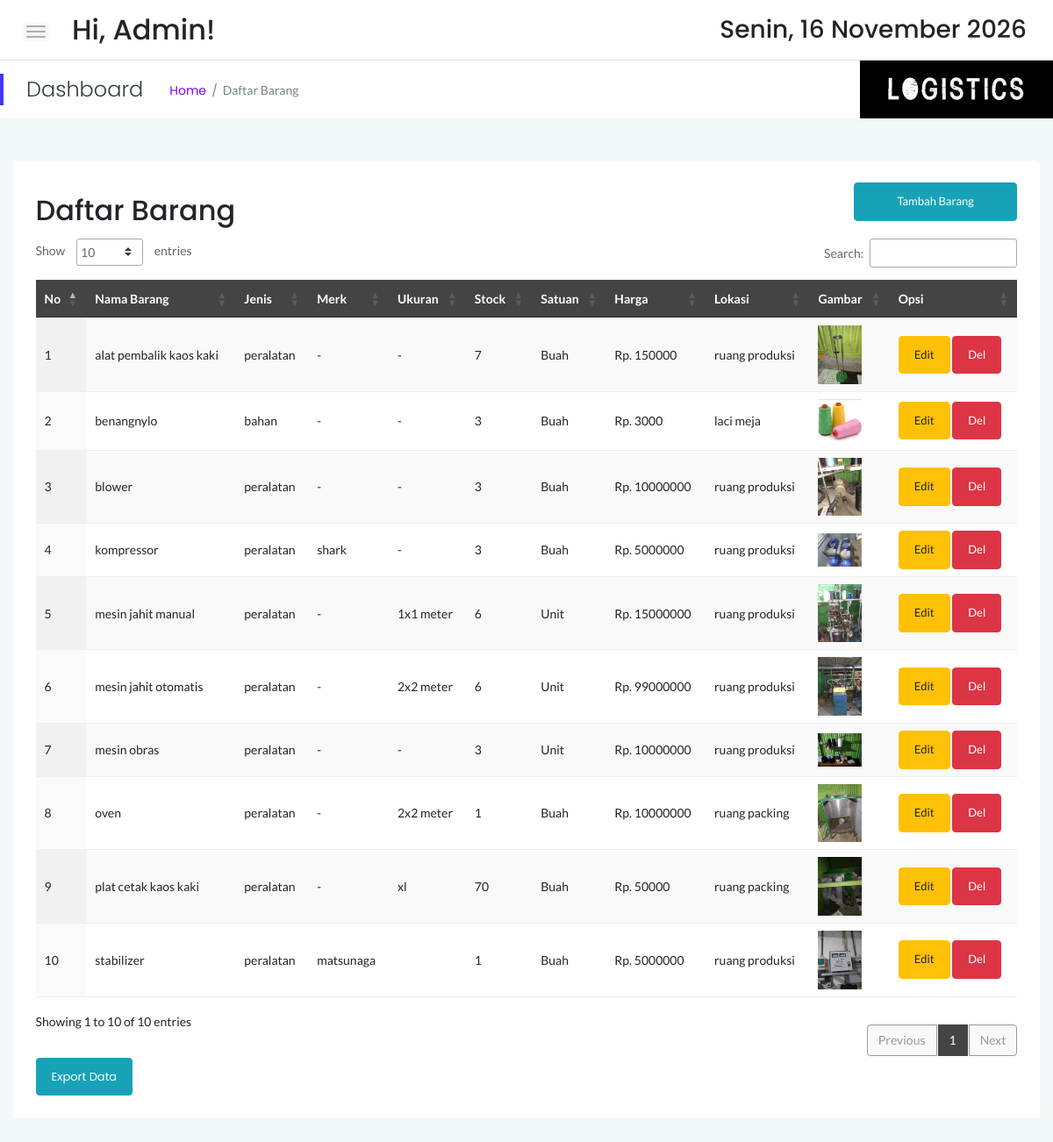
Screenshot of /stock/stock.php (signed in) with the database file from the repository.
### tables this page shows
CREATE TABLE `sstock_brg` (
  `idx` int(11) NOT NULL,
  `nama` varchar(55) NOT NULL,
  `jenis` varchar(30) NOT NULL,
  `merk` varchar(40) NOT NULL,
  `ukuran` varchar(20) NOT NULL,
  `stock` int(12) NOT NULL,
  `satuan` varchar(10) NOT NULL,
  `harga` varchar(20) NOT NULL,
  `lokasi` varchar(55) NOT NULL,
  `gambar` blob NOT NULL
);

### stock/stock.php (the view, shortened to what this page needs)
<!doctype html>
<html class="no-js" lang="en">
<?php
    include '../dbconnect.php';
	?>
<head>
    <link rel="stylesheet" href="assets/css/bootstrap.min.css">
    <link rel="stylesheet" href="assets/css/font-awesome.min.css">
    <link rel="stylesheet" href="assets/css/themify-icons.css">
    <link rel="stylesheet" href="assets/css/metisMenu.css">
    <link rel="stylesheet" href="assets/css/owl.carousel.min.css">
    <link rel="stylesheet" href="assets/css/slicknav.min.css">
    <link rel="stylesheet" href="https://www.amcharts.com/lib/3/plugins/export/export.css" type="text/css" media="all" />
	<link rel="stylesheet" type="text/css" href="https://cdn.datatables.net/1.10.19/css/jquery.dataTables.min.css">
    <link rel="stylesheet" type="text/css" href="https://cdn.datatables.net/1.10.19/css/jquery.dataTables.css">
    <link rel="stylesheet" type="text/css" href="https://cdn.datatables.net/1.10.18/css/dataTables.bootstrap4.min.css">
    <link rel="stylesheet" type="text/css" href="https://cdn.datatables.net/responsive/2.2.3/css/responsive.bootstrap.min.css">
    <link rel="stylesheet" type="text/css" href="https://cdn.datatables.net/responsive/2.2.3/css/responsive.jqueryui.min.css">
	<link rel="stylesheet" type="text/css" href="https://cdn.datatables.net/buttons/1.5.2/css/buttons.dataTables.min.css">
    <link rel="stylesheet" href="assets/css/typography.css">
    <link rel="stylesheet" href="assets/css/default-css.css">
    <link rel="stylesheet" href="assets/css/styles.css">
    <link rel="stylesheet" href="assets/css/responsive.css">
</head>
<body>
    <div class="page-container">
        <div class="main-content">
            <div class="header-area">
                <div class="row align-items-center">
                    <div class="col-md-6 col-sm-8 clearfix">
                        <div class="nav-btn pull-left">
                            <span></span>
                            <span></span>
                            <span></span>
                        </div>
                        <div class="search-box pull-left">
                            <form action="#">
                                <h2>Hi, <?=$_SESSION['user'];?>!</h2>
                            </form>
                        </div>
                    </div>
                    <div class="col-md-6 col-sm-4 clearfix">
                        <ul class="notification-area pull-right">
                            <li><h3><div class="date">
						</b></div></h3>
						</li>
                        </ul>
                    </div>
                </div>
            </div>
            <div class="page-title-area">
                <div class="row align-items-center">
                    <div class="col-sm-6">
                        <div class="breadcrumbs-area clearfix">
                            <h4 class="page-title pull-left">Dashboard</h4>
                            <ul class="breadcrumbs pull-left">
                                <li><a href="index.php">Home</a></li>
                                <li><span>Daftar Barang</span></li>
                            </ul>
                        </div>
                    </div>
                    <div class="col-sm-6 clearfix">
                        <div class="user-profile pull-right" style="color:black; padding:0px;">
                            <img src="log.jpg" width="220px" class="user-name dropdown-toggle" data-toggle="dropdown"\>
                        </div>
                    </div>
                </div>
            </div>
            <div class="main-content-inner">
                <div class="row mt-5 mb-5">
                    <div class="col-12">
                        <div class="card">
                            <div class="card-body">
                                <div class="d-sm-flex justify-content-between align-items-center">
									<h2>Daftar Barang</h2>
									<button style="margin-bottom:20px" data-toggle="modal" data-target="#myModal" class="btn btn-info col-md-2"><span class="glyphicon glyphicon-plus"></span>Tambah Barang</button>
                                </div>
                                    <div class="data-tables datatable-dark">
										 <table id="dataTable3" class="display" style="width:100%"><thead class="thead-dark">
											<tr>
												<th>No</th>
												<th>Nama Barang</th>
												<th>Jenis</th>
												<th>Merk</th>
												<th>Ukuran</th>
												<th>Stock</th>
												<th>Satuan</th>
                                                <th>Harga</th>
												<th>Lokasi</th>
                                                <th>Gambar</th>
												<th>Opsi</th>
											</tr></thead><tbody>
											<?php
											$brgs=mysqli_query($conn,"SELECT * from sstock_brg order by nama ASC");
											$no=1;
											while($p=mysqli_fetch_array($brgs)){
                                                $idb = $p['idx'];
												?>
												<tr>
													<td><?php echo $no++ ?></td>
													<td><?php echo $p['nama'] ?></td>
													<td><?php echo $p['jenis'] ?></td>
													<td><?php echo $p['merk'] ?></td>
													<td><?php echo $p['ukuran'] ?></td>
													<td><?php echo $p['stock'] ?></td>
													<td><?php echo $p['satuan'] ?></td>
                                                    <td>Rp. <?php echo $p['harga'] ?></td>
													<td><?php echo $p['lokasi'] ?></td>
                                                    <td>
                                                        <img src="assets/images/<?= $p['gambar']; ?>"width="50">
                                                    </td>
                                                    <td><button data-toggle="modal" data-target="#edit<?=$idb;?>" class="btn btn-warning">Edit</button> <button data-toggle="modal" data-target="#del<?=$idb;?>" class="btn btn-danger">Del</button></td>
												</tr>
												<?php
											}
											?>
										</tbody>
										</table>
                                    </div>
									<a href="exportstkbhn.php" target="_blank" class="btn btn-info">Export Data</a>
                                </div>
                            </div>
                        </div>
                    </div>
                </div>
            </div>
        </div>
</body>
</html>

### stock/assets/css/typography.css (style rules this page uses)
body { font-size: 14px; font-family: 'Lato', sans-serif; }
h1, h2, h3, h4, h5, h6 { margin: 0; font-family: 'Poppins', sans-serif; }
a, a:visited { text-decoration: none; transition: all 0.3s ease-in-out; -webkit-transition: all 0.3s ease-in-out; -moz-transition: all 0.3s ease-in-out; -o-transition: all 0.3s ease-in-out; outline: 0; font-family: 'Poppins', sans-serif; }
ul, ol { margin-bottom: 0px; margin-top: 0px; padding: 0; }
ul { margin: 0; list-style-type: none; }
button { cursor: pointer; outline: none!important; letter-spacing: 0; }

### stock/assets/css/default-css.css (style rules this page uses)
* { margin: 0; padding: 0; box-sizing: border-box; }
*, *:before, *:after { -moz-box-sizing: border-box; -webkit-box-sizing: border-box; box-sizing: border-box; }
html { -webkit-font-smoothing: antialiased; }
body { background: #fff; font-weight: normal; -webkit-font-smoothing: antialiased; -webkit-text-size-adjust: 100%; }
img { max-width: 100%; height: auto; }
:root { --primary-color: #4336FB; }

### stock/assets/css/styles.css (style rules this page uses)
.page-container { width: 100%; height: 100%; min-height: 100vh; padding-left: 280px; -webkit-transition: padding-left 0.3s ease 0s; transition: padding-left 0.3s ease 0s; }
.card { border: none; border-radius: 4px; background-color: #fff; -webkit-transition: all 0.3s ease 0s; transition: all 0.3s ease 0s; }
.card-body { padding: 25.6px; padding: 1.6rem; }
.main-content { width: 100%; background: #F3F8FB; }
.main-content-inner { padding: 0 30px 50px; }
.header-area { padding: 15px 30px; background: #fff; border-bottom: 1px solid #d8e3e7; }
.nav-btn { margin-right: 30px; margin-top: 10px; cursor: pointer; }
.nav-btn span { display: block; width: 22px; height: 2px; background: #b3aaaa; margin: 4px 0; border-radius: 15px; -webkit-transition: all 0.3s ease 0s; transition: all 0.3s ease 0s; box-shadow: 0 0 0 4px rgba(99, 96, 96, 0.03); }
.search-box form { position: relative; }
.notification-area { -webkit-user-select: none; -moz-user-select: none; -ms-user-select: none; user-select: none; position: relative; z-index: 1; }
.notification-area li { display: inline-block; margin-left: 20px; cursor: pointer; -webkit-user-select: none; -moz-user-select: none; -ms-user-select: none; user-select: none; }
.page-title-area { padding: 0 30px; background: #fff; position: relative; }
.page-title-area:before { content: ''; position: absolute; left: 0; top: 50%; width: 4px; height: 36px; background: var(--primary-color); -webkit-transform: translateY(-50%); transform: translateY(-50%); }
.page-title { font-size: 24px; font-weight: 300; color: #313b3d; letter-spacing: 0; margin-right: 30px; }
ul.breadcrumbs { margin-top: 4px; }
.breadcrumbs li { display: inline-block; }
.breadcrumbs li a, .breadcrumbs li span { display: block; font-size: 14px; font-weight: 400; color: #7801ff; letter-spacing: 0; margin-right: 16px; position: relative; }
.breadcrumbs li a:before { content: '/'; color: #768387; position: absolute; right: -13px; top: 0; }
.breadcrumbs li span { margin-right: 0; color: #768387; text-transform: capitalize; }
.user-profile { margin-right: -30px; display: -webkit-box; display: -ms-flexbox; display: flex; -webkit-box-align: center; -ms-flex-align: center; align-items: center; -ms-flex-wrap: wrap; flex-wrap: wrap; background: -webkit-linear-gradient(left, #8914fe 0%, #8063f5 100%); background: linear-gradient(to right, #8914fe 0%, #8063f5 100%); padding: 17px 38px; position: relative; }
.user-name { font-size: 17px; font-weight: 500; color: #fff; letter-spacing: 0; cursor: pointer; -webkit-user-select: none; -moz-user-select: none; -ms-user-select: none; user-select: none; }
.notification-area .dropdown-toggle, .user-name.dropdown-toggle { position: relative; }
.notification-area .dropdown-toggle:after, .user-name.dropdown-toggle:after { display: none; }
.btn { padding: 11px 17px; font-size: 13px; letter-spacing: 0; }
table tr th { border-bottom: none; }
table tr th, table tr td { border-top: 1px solid rgba(120, 130, 140, 0.13) !important; }
table.dataTable.no-footer { border-bottom: 1px solid rgba(120, 130, 140, 0.13) !important; }
table.dataTable thead th, table.dataTable thead td { border-bottom-color: transparent; }
.datatable-dark thead { background: #444; color: #fff; }

### stock/assets/css/responsive.css (style rules this page uses)
@media (min-width: 1200px) and (max-width: 1364px) { .main-content-inner { padding: 0 15px 50px; } }
@media (min-width: 1200px) and (max-width: 1364px) { .page-container, .sbar_collapsed.page-container { padding-left: 0; } }

### rows the page displays
sstock_brg: nama "alat pembalik kaos kaki", jenis "peralatan", merk "-", ukuran "-", stock "7", satuan "Buah", harga "150000", lokasi "ruang produksi", gambar (picture)
sstock_brg: nama "benangnylo", jenis "bahan", merk "-", ukuran "-", stock "3", satuan "Buah", harga "3000", lokasi "laci meja", gambar (picture)
sstock_brg: nama "blower", jenis "peralatan", merk "-", ukuran "-", stock "3", satuan "Buah", harga "10000000", lokasi "ruang produksi", gambar (picture)
sstock_brg: nama "kompressor", jenis "peralatan", merk "shark", ukuran "-", stock "3", satuan "Buah", harga "5000000", lokasi "ruang produksi", gambar (picture)
sstock_brg: nama "mesin jahit manual", jenis "peralatan", merk "-", ukuran "1x1 meter", stock "6", satuan "Unit", harga "15000000", lokasi "ruang produksi", gambar (picture)
sstock_brg: nama "mesin jahit otomatis", jenis "peralatan", merk "-", ukuran "2x2 meter", stock "6", satuan "Unit", harga "99000000", lokasi "ruang produksi", gambar (picture)
sstock_brg: nama "mesin obras", jenis "peralatan", merk "-", ukuran "-", stock "3", satuan "Unit", harga "10000000", lokasi "ruang produksi", gambar (picture)
sstock_brg: nama "oven", jenis "peralatan", merk "-", ukuran "2x2 meter", stock "1", satuan "Buah", harga "10000000", lokasi "ruang packing", gambar (picture)
sstock_brg: nama "plat cetak kaos kaki", jenis "peralatan", merk "-", ukuran "xl", stock "70", satuan "Buah", harga "50000", lokasi "ruang packing", gambar (picture)
sstock_brg: nama "stabilizer", jenis "peralatan", merk "matsunaga", stock "1", satuan "Buah", harga "5000000", lokasi "ruang produksi", gambar (picture)

### other values shown
$_SESSION['user'] "Admin"
